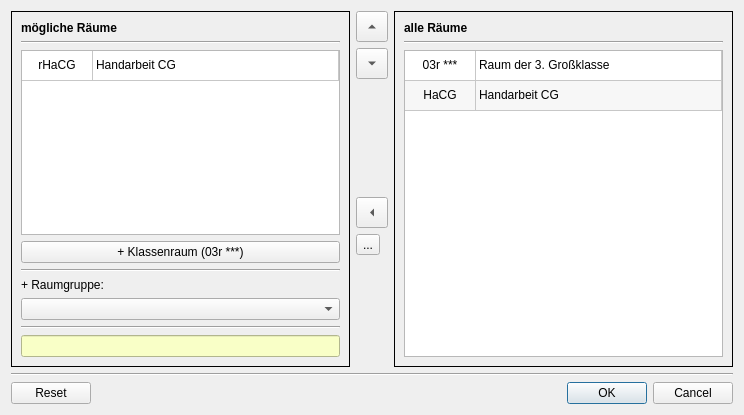
<?xml version="1.0" encoding="UTF-8"?>
<ui version="4.0">
 <class>Dialog</class>
 <widget class="QDialog" name="Dialog">
  <property name="geometry">
   <rect>
    <x>0</x>
    <y>0</y>
    <width>744</width>
    <height>415</height>
   </rect>
  </property>
  <property name="focusPolicy">
   <enum>Qt::NoFocus</enum>
  </property>
  <property name="windowTitle">
   <string>Raumwahl</string>
  </property>
  <layout class="QVBoxLayout" name="verticalLayout_4">
   <item>
    <layout class="QHBoxLayout" name="horizontalLayout">
     <item>
      <widget class="QFrame" name="lframe">
       <property name="frameShape">
        <enum>QFrame::Panel</enum>
       </property>
       <layout class="QVBoxLayout" name="verticalLayout_2">
        <item>
         <widget class="QLabel" name="label_2">
          <property name="font">
           <font>
            <bold>true</bold>
           </font>
          </property>
          <property name="text">
           <string>mögliche Räume</string>
          </property>
         </widget>
        </item>
        <item>
         <widget class="Line" name="line_5">
          <property name="orientation">
           <enum>Qt::Horizontal</enum>
          </property>
         </widget>
        </item>
        <item>
         <widget class="QTableWidget" name="roomchoice">
          <property name="editTriggers">
           <set>QAbstractItemView::NoEditTriggers</set>
          </property>
          <property name="tabKeyNavigation">
           <bool>false</bool>
          </property>
          <property name="alternatingRowColors">
           <bool>true</bool>
          </property>
          <property name="selectionMode">
           <enum>QAbstractItemView::SingleSelection</enum>
          </property>
          <property name="selectionBehavior">
           <enum>QAbstractItemView::SelectRows</enum>
          </property>
          <attribute name="horizontalHeaderVisible">
           <bool>false</bool>
          </attribute>
          <attribute name="horizontalHeaderDefaultSectionSize">
           <number>71</number>
          </attribute>
          <attribute name="horizontalHeaderStretchLastSection">
           <bool>true</bool>
          </attribute>
          <attribute name="verticalHeaderVisible">
           <bool>false</bool>
          </attribute>
          <row>
           <property name="text">
            <string>New Row</string>
           </property>
          </row>
          <column>
           <property name="text">
            <string>new</string>
           </property>
          </column>
          <column>
           <property name="text">
            <string>room</string>
           </property>
          </column>
          <item row="0" column="0">
           <property name="text">
            <string>rHaCG</string>
           </property>
           <property name="textAlignment">
            <set>AlignCenter</set>
           </property>
          </item>
          <item row="0" column="1">
           <property name="text">
            <string>Handarbeit CG</string>
           </property>
          </item>
         </widget>
        </item>
        <item>
         <widget class="QPushButton" name="home">
          <property name="text">
           <string>+ Klassenraum (03r ***)</string>
          </property>
         </widget>
        </item>
        <item>
         <widget class="Line" name="line_2">
          <property name="orientation">
           <enum>Qt::Horizontal</enum>
          </property>
         </widget>
        </item>
        <item>
         <widget class="QLabel" name="label">
          <property name="text">
           <string>+ Raumgruppe:</string>
          </property>
         </widget>
        </item>
        <item>
         <widget class="QComboBox" name="room_groups"/>
        </item>
        <item>
         <widget class="Line" name="line_3">
          <property name="orientation">
           <enum>Qt::Horizontal</enum>
          </property>
         </widget>
        </item>
        <item>
         <widget class="QLineEdit" name="roomtext">
          <property name="styleSheet">
           <string notr="true">color: rgb(217, 0, 0);
background-color: rgb(249, 255, 199);</string>
          </property>
          <property name="text">
           <string/>
          </property>
          <property name="readOnly">
           <bool>true</bool>
          </property>
         </widget>
        </item>
       </layout>
      </widget>
     </item>
     <item>
      <layout class="QVBoxLayout" name="verticalLayout">
       <item>
        <widget class="QToolButton" name="tb_up">
         <property name="text">
          <string>...</string>
         </property>
         <property name="iconSize">
          <size>
           <width>24</width>
           <height>24</height>
          </size>
         </property>
         <property name="shortcut">
          <string>Alt+Shift+R</string>
         </property>
         <property name="arrowType">
          <enum>Qt::UpArrow</enum>
         </property>
        </widget>
       </item>
       <item>
        <widget class="QToolButton" name="tb_down">
         <property name="text">
          <string>...</string>
         </property>
         <property name="iconSize">
          <size>
           <width>24</width>
           <height>24</height>
          </size>
         </property>
         <property name="arrowType">
          <enum>Qt::DownArrow</enum>
         </property>
        </widget>
       </item>
       <item>
        <spacer name="verticalSpacer">
         <property name="orientation">
          <enum>Qt::Vertical</enum>
         </property>
         <property name="sizeHint" stdset="0">
          <size>
           <width>20</width>
           <height>40</height>
          </size>
         </property>
        </spacer>
       </item>
       <item>
        <widget class="QToolButton" name="tb_add">
         <property name="text">
          <string>...</string>
         </property>
         <property name="iconSize">
          <size>
           <width>24</width>
           <height>24</height>
          </size>
         </property>
         <property name="arrowType">
          <enum>Qt::LeftArrow</enum>
         </property>
        </widget>
       </item>
       <item>
        <widget class="QToolButton" name="tb_bin">
         <property name="text">
          <string>...</string>
         </property>
         <property name="icon">
          <iconset>
           <normaloff>../icons/icon_edit-delete.svg</normaloff>../icons/icon_edit-delete.svg</iconset>
         </property>
         <property name="iconSize">
          <size>
           <width>24</width>
           <height>24</height>
          </size>
         </property>
        </widget>
       </item>
       <item>
        <spacer name="verticalSpacer_2">
         <property name="orientation">
          <enum>Qt::Vertical</enum>
         </property>
         <property name="sizeHint" stdset="0">
          <size>
           <width>20</width>
           <height>40</height>
          </size>
         </property>
        </spacer>
       </item>
      </layout>
     </item>
     <item>
      <widget class="QFrame" name="frame">
       <property name="frameShape">
        <enum>QFrame::Panel</enum>
       </property>
       <layout class="QVBoxLayout" name="verticalLayout_3">
        <item>
         <widget class="QLabel" name="label_3">
          <property name="font">
           <font>
            <bold>true</bold>
           </font>
          </property>
          <property name="text">
           <string>alle Räume</string>
          </property>
         </widget>
        </item>
        <item>
         <widget class="Line" name="line_4">
          <property name="orientation">
           <enum>Qt::Horizontal</enum>
          </property>
         </widget>
        </item>
        <item>
         <widget class="QTableWidget" name="roomlist">
          <property name="editTriggers">
           <set>QAbstractItemView::NoEditTriggers</set>
          </property>
          <property name="tabKeyNavigation">
           <bool>false</bool>
          </property>
          <property name="alternatingRowColors">
           <bool>true</bool>
          </property>
          <property name="selectionMode">
           <enum>QAbstractItemView::SingleSelection</enum>
          </property>
          <property name="selectionBehavior">
           <enum>QAbstractItemView::SelectRows</enum>
          </property>
          <attribute name="horizontalHeaderVisible">
           <bool>false</bool>
          </attribute>
          <attribute name="horizontalHeaderDefaultSectionSize">
           <number>71</number>
          </attribute>
          <attribute name="horizontalHeaderStretchLastSection">
           <bool>true</bool>
          </attribute>
          <attribute name="verticalHeaderVisible">
           <bool>false</bool>
          </attribute>
          <row>
           <property name="text">
            <string>New Row</string>
           </property>
          </row>
          <row>
           <property name="text">
            <string>New Row</string>
           </property>
          </row>
          <column>
           <property name="text">
            <string>new</string>
           </property>
          </column>
          <column>
           <property name="text">
            <string>room</string>
           </property>
          </column>
          <item row="0" column="0">
           <property name="text">
            <string>03r ***</string>
           </property>
           <property name="textAlignment">
            <set>AlignCenter</set>
           </property>
          </item>
          <item row="0" column="1">
           <property name="text">
            <string>Raum der 3. Großklasse</string>
           </property>
          </item>
          <item row="1" column="0">
           <property name="text">
            <string>HaCG</string>
           </property>
           <property name="textAlignment">
            <set>AlignCenter</set>
           </property>
          </item>
          <item row="1" column="1">
           <property name="text">
            <string>Handarbeit CG</string>
           </property>
          </item>
         </widget>
        </item>
       </layout>
      </widget>
     </item>
    </layout>
   </item>
   <item>
    <widget class="Line" name="line">
     <property name="orientation">
      <enum>Qt::Horizontal</enum>
     </property>
    </widget>
   </item>
   <item>
    <widget class="QDialogButtonBox" name="buttonBox">
     <property name="orientation">
      <enum>Qt::Horizontal</enum>
     </property>
     <property name="standardButtons">
      <set>QDialogButtonBox::Cancel|QDialogButtonBox::Ok|QDialogButtonBox::Reset</set>
     </property>
    </widget>
   </item>
  </layout>
 </widget>
 <resources/>
 <connections>
  <connection>
   <sender>buttonBox</sender>
   <signal>accepted()</signal>
   <receiver>Dialog</receiver>
   <slot>accept()</slot>
   <hints>
    <hint type="sourcelabel">
     <x>248</x>
     <y>254</y>
    </hint>
    <hint type="destinationlabel">
     <x>157</x>
     <y>274</y>
    </hint>
   </hints>
  </connection>
  <connection>
   <sender>buttonBox</sender>
   <signal>rejected()</signal>
   <receiver>Dialog</receiver>
   <slot>reject()</slot>
   <hints>
    <hint type="sourcelabel">
     <x>316</x>
     <y>260</y>
    </hint>
    <hint type="destinationlabel">
     <x>286</x>
     <y>274</y>
    </hint>
   </hints>
  </connection>
 </connections>
</ui>
